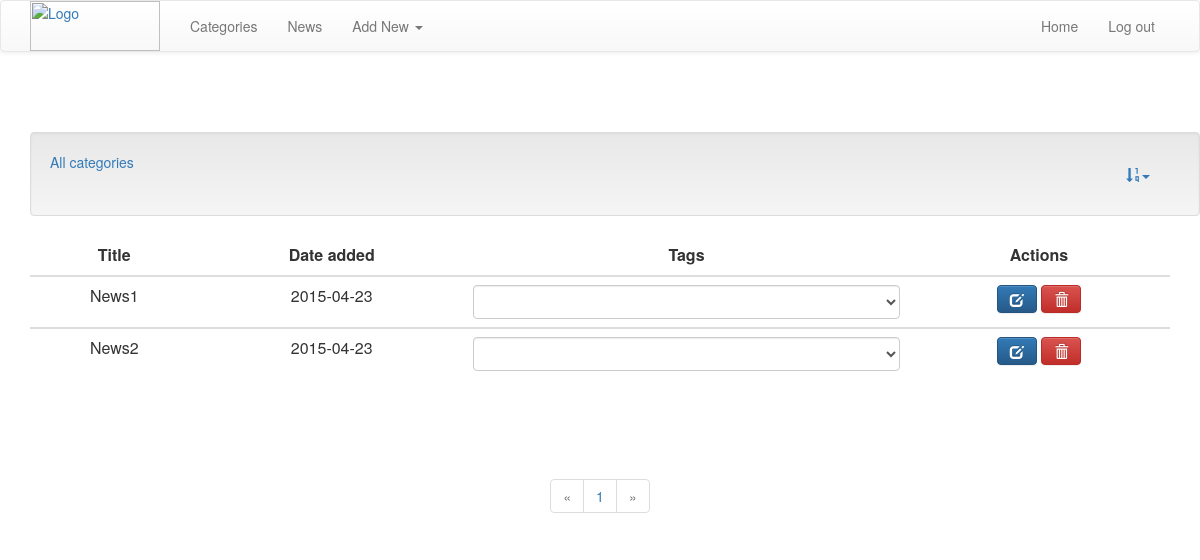
The page /admin/news/index.php on the database its author committed.
### tables this page shows
CREATE TABLE IF NOT EXISTS `news` (
  `id` int(20) NOT NULL AUTO_INCREMENT,
  `title` varchar(20) NOT NULL,
  `date` date NOT NULL,
  `text` text NOT NULL,
  PRIMARY KEY (`id`)
);

### admin/includes/db_holder.php (called while the page is built, shortened)
<?php
function selectAllNews($conn) {
    $sql = <<< STR
         SELECT *
         FROM news;
STR;
    $sth = $conn->prepare($sql);
    $sth->execute();
    return $sth->fetchAll();
}
function selectNewsByPage($conn, $start, $per_page) {
    $sql = <<< STR
        SELECT *
        FROM news
        LIMIT {$start}, {$per_page} ;
STR;
    $sth = $conn->prepare($sql);
    $sth->execute();
    return $sth->fetchAll();
}

### admin/news/index.php (the view, shortened to what this page needs)
<?php
require_once '../includes/db_holder.php';
require '../includes/head.php';
require '../includes/header.php';
?>
<?php if (selectAllNews($con) == null): ?>
    <h1 class="alert-warning">They are no news</h1>
<?php else: ?>
    <?php
    $per_page = 20;
    $show_page = $_GET['page'];
    $start = ($show_page - 1) * $per_page;
    ?>
    <div class="container well">
        <div class="navbar-header">
            <a class="navbar-category" href="index.php">All categories</a>
        </div>
        <div class="navbar-collapse collapse navbar-right">
            <ul class="nav navbar-nav">
                <li class="dropdown">
                    <a href="#" class="dropdown-toggle" data-toggle="dropdown"><span class="glyphicon glyphicon-sort-by-order"></span><b class="caret"></b></a>
                </li>
            </ul>
        </div>
    </div>
    <table id="table" class="table table-hover">
        <thead>
        <th>Title</th>
        <th>Date added</th>
        <th>Tags</th>
        <th>Actions</th>
    </thead>
    <?php foreach (selectNewsByPage($con, $start, $per_page) as $news) : ?>
        <tbody>
        <td><?= $news['title']; ?></td>
        <td><?= $news['date']; ?></td>
        <td>
             <select  class="form-control login ">
             </select>
        </td>
        <td>
            <a class="btn btn-primary actions" href="http://<?php echo $_SERVER['HTTP_HOST']; ?>/TeamFlorence-master/admin/news/edit.php?id=<?= $news['id'] ?>"> <span class="glyphicon glyphicon-edit"></span></a>
            <a class="btn btn-danger actions delete" href="http://<?php echo $_SERVER['HTTP_HOST']; ?>/TeamFlorence-master/admin/news/delete.php?id=<?= $news['id'] ?>"> <span class="glyphicon glyphicon-trash"></span></a>
        </td>
    <?php endforeach; ?>
    </tbody>
    </table>
    </div>
<?php endif; ?>
<?php require '../includes/footer.php'; ?>
<?php require_once '../includes/pagination.php'; ?>

### styles/css.css (style rules this page uses)
html { position: relative; min-height: 100%; }
body { margin-bottom: 60px; }
.actions { margin-top:auto !important; }
table td,tr,th,tbody,thead { text-align: center !important; }
.navbar-category { padding: 0!important; padding-right:15px !important; }

### rows shown on the page
news: title "News1", date "2015-04-23"
news: title "News2", date "2015-04-23"
